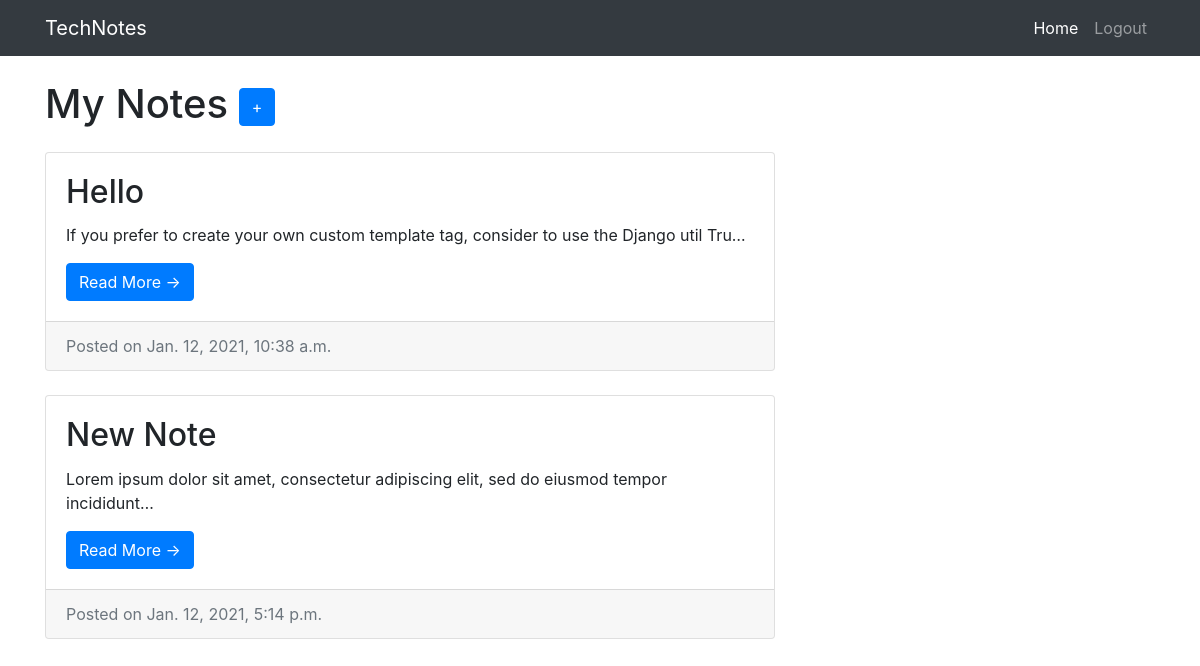
Before: /technotes/list/ (signed in) with the older database file.
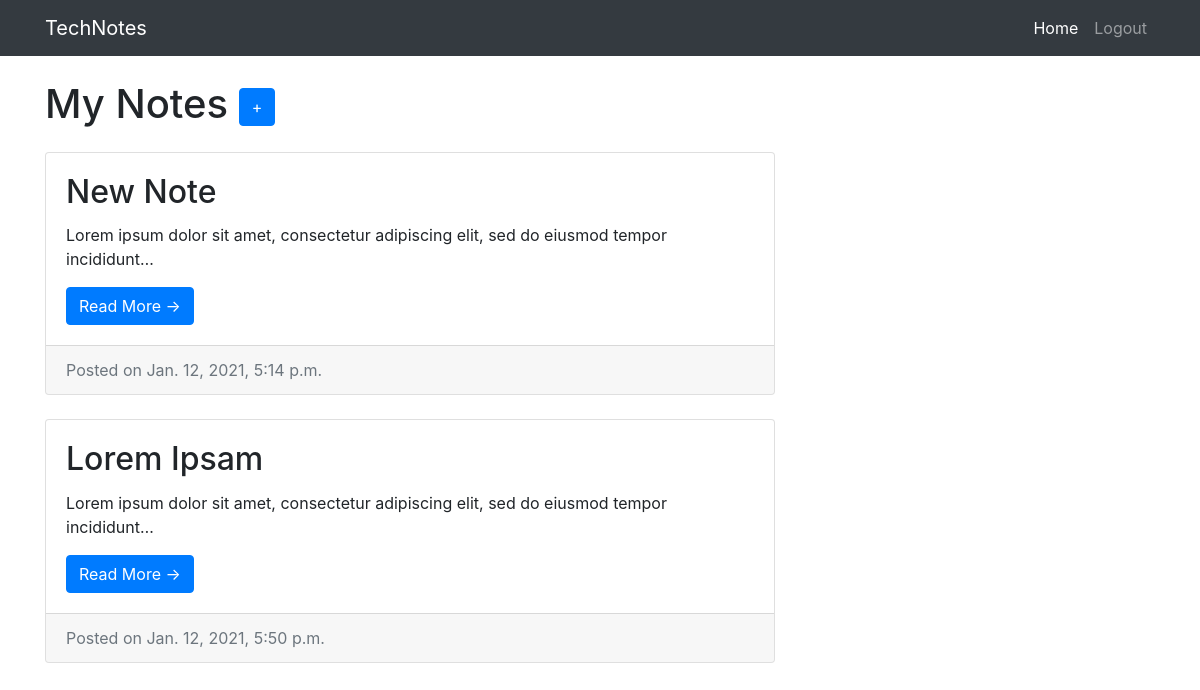
After: the same page with the newer database file.
### tech/models.py (models this page shows, shortened)
class Note(models.Model):
    owner = models.ForeignKey(User, on_delete=models.CASCADE)
    title = models.CharField(max_length=50)
    content = models.TextField()
    created = models.DateTimeField(auto_now_add=True)

### tech/views.py (the view)
# urls.py: path('list/', NoteList.as_view(), name='note_list'),
class NoteList(LoginRequiredMixin, ListView):
    login_url = '/accounts/login/'
    context_object_name = 'notes'
    def get_queryset(self):
        return Note.objects.filter(owner=self.request.user)

### tech/templates/tech/note_list.html
{% include 'base.html' %}
<div class="container">
  <div class="row">
    <div class="col-md-8">
      <h1 class="my-4">My Notes
        <a href="{% url 'add_note' %}" class="btn btn-primary">+</a>
      </h1>
      {% for note in notes %}
      <div class="card mb-4">
        <div class="card-body">
          <h2 class="card-title">{{ note.title }} </h2>
          <p class="card-text">{{ note.content|truncatechars:90 }}</p>
          <a href="/technotes/{{ note.id }}" class="btn btn-primary">Read More &rarr;</a>
        </div>
        <div class="card-footer text-muted">
          Posted on {{ note.created }}
        </div>
      </div>
      {% endfor %}
    </div>
  </div>
</div>

### tech/templates/base.html (shortened to what this page needs)
{% load static %}
<!DOCTYPE html>
<html lang="en">
<head>
  <link href="{% static 'vendor/bootstrap/css/bootstrap.min.css' %}" rel="stylesheet">
  <link href="{% static 'css/blog-home.css' %}" rel="stylesheet">
  <link href="{% static 'css/blog-post.css' %}" rel="stylesheet">
</head>
<body>
  <nav class="navbar navbar-expand-lg navbar-dark bg-dark fixed-top">
    <div class="container">
      <a class="navbar-brand" href="{% url 'note_list' %}">TechNotes</a>
      <div class="collapse navbar-collapse" id="navbarResponsive">
        <ul class="navbar-nav ml-auto">
          <li class="nav-item active">
            <a class="nav-link" href="#">Home
            </a>
          </li>
          {% if request.user.is_authenticated %}
          <li class="nav-item">
            <a class="nav-link" href="{% url 'logout' %}">Logout</a>
          </li>
          {% endif %}
        </ul>
      </div>
    </div>
  </nav>
</body>
</html>

### tech/static/css/blog-home.css (style rules this page uses)
body { padding-top: 56px; }

### tech/static/css/blog-post.css (style rules this page uses)
body { padding-top: 56px; }

Changed rows visible on the page:
removed Note: title "Hello", content "If you prefer to create your own custom template tag, consider to use the Django util Tru…", created "Jan. 12, 2021, 10:38 a.m."
added Note: title "Lorem Ipsam", content "Lorem ipsum dolor sit amet, consectetur adipiscing elit, sed do eiusmod tempor incididunt…", created "Jan. 12, 2021, 5:50 p.m."
